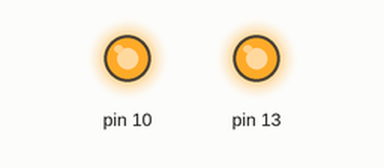
This sketch was run on a simulated Arduino Uno, built with avr-gcc and run on an emulated ATmega328P. Shown: output pins drawn as LEDs (lit = HIGH).

Above: at 0.02 s.
At 1.2 s:
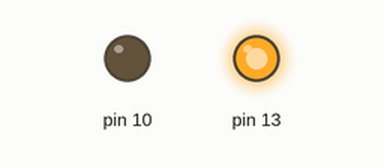
At 2.47 s:
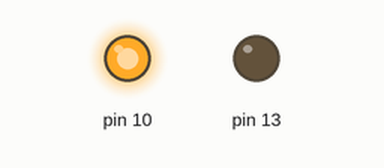
At 3.7 s:
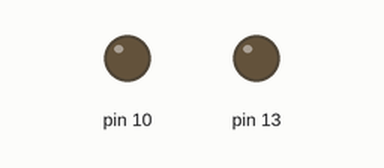
Timing chart, 0 to 6.2 s (numbered marks = the images above):
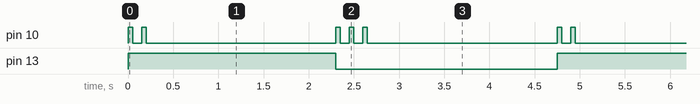

Measured:
- by itself, pin 10: repeats every 4.8 s: LOW 0.10 s, HIGH 0.05 s, LOW 2.1 s, 2 × (HIGH 0.05 s, LOW 0.10 s), HIGH 0.05 s, LOW 2.1 s, HIGH 0.05 s
- by itself, pin 13: alternates HIGH for 2.3 s and LOW for 2.5 s
- by itself, everything shown: repeats every 4.8 s, in 10 steps

The sketch:

1_2.ino
```cpp
void setup() {
//led on : 부저 2번, of : 부저 3번
pinMode(13, OUTPUT);
pinMode(10, OUTPUT);
}

void loop() {
//int eight = digitalRead(13);
  digitalWrite(13,HIGH);

  for(int i = 0; i<2; i++){
  bell();
    }
    delay(2000);

  digitalWrite(13,LOW);
  for(int i = 0; i<3; i++){
  bell();
  }
  delay(2000);
}

void bell(){
  digitalWrite(10, HIGH);
    delay(50);
    digitalWrite(10, LOW);
    delay(100);
}
```
